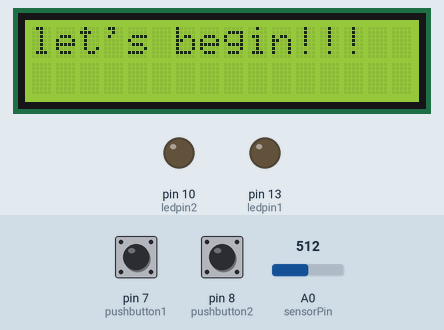
Recording of a sketch running on a simulated Arduino Uno, built with avr-gcc and run on an emulated ATmega328P. Parts: 16×2 character LCD, output pins drawn as LEDs (lit = HIGH). The test bench sets the inputs (shaded band); at power-on: pin 7 (pushbutton1) LOW, A0 (sensorPin) = 512, pin 8 (pushbutton2) LOW. Random numbers use the default seed unless the sketch sets one; what the sketch prints to the serial monitor is not drawn.

Above: at 1.2 s.
1.3 s: pin 7 (pushbutton1) pulled HIGH for 1 s
At 3.5 s:
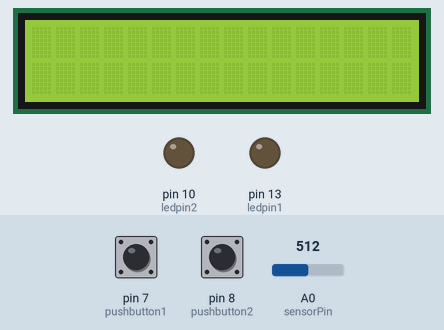
3.8 s: A0 (sensorPin) set to 90
At 5.6 s:
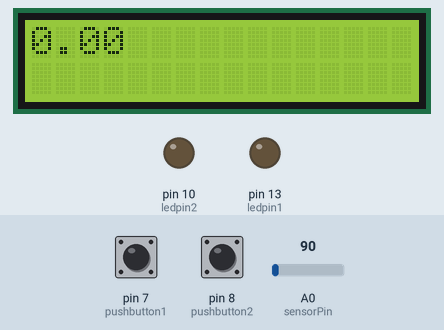
6.3 s: pin 7 (pushbutton1) pulled HIGH for 1 s
At 7.05 s:
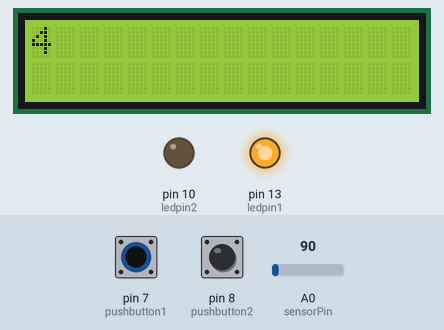
8.8 s: pin 8 (pushbutton2) pulled HIGH for 3.2 s
At 11.8 s:
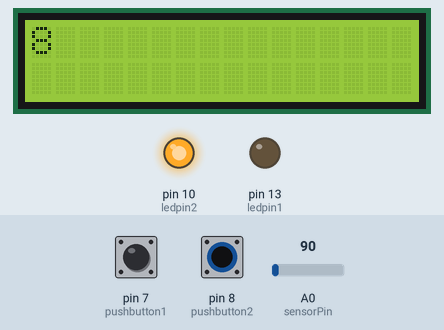
13.5 s: A0 (sensorPin) set to 96
16.5 s: A0 (sensorPin) set to 108
Timing chart, 0 to 19.5 s (numbered marks = the images above; inputs shaded):
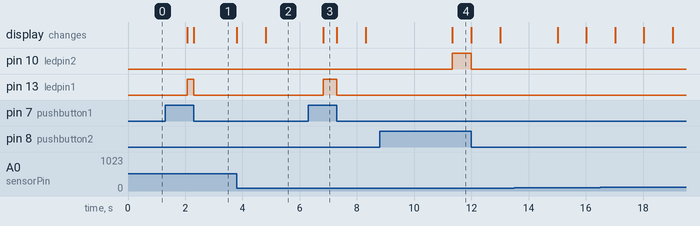

The sketch:

finalcode.ino
```cpp
#include<LiquidCrystal.h>
LiquidCrystal lcd(12, 11, 5, 4, 3, 2);
int sensorPin = A0; // select the input pin for ldr
int sv = 0;  //for ldr
int flag = 0;
int val = 0;  //read from push button
int pushbutton1 = 7;
int pushbutton2 = 8 ;
int ledpin1 = 13;
int ledpin2 = 10;
unsigned long t_time = 0, s_time, e_time, r_time;
int rounds = 0, Random = 0;
unsigned long TimeinEach(int pushbutton, int led)
{ s_time = millis();
  flag = 0;
  val = digitalRead(pushbutton);
  while (val != LOW)
  {
    val = digitalRead(pushbutton);
  }
  if (val == LOW)
  { digitalWrite(led, LOW);
    flag = 1;                    //push button is pressed
    sv = analogRead(sensorPin);
    lcd.clear();
  }
  while (sv > 100 && flag == 1) //getting back to lcd screen
  {
    digitalWrite(led, LOW);
    sv = analogRead(sensorPin);
  }

  e_time = millis();
  r_time = e_time - s_time;
  lcd.print(r_time/1000.0);
  return r_time;            //time talen in each round
}
void setup() {
  pinMode(pushbutton1, INPUT);
  pinMode(pushbutton2, INPUT);
  pinMode(ledpin1, OUTPUT);                      //digital inputs are to be defined not ldr one
  pinMode(ledpin2, OUTPUT);
  lcd.begin(16, 2);
  randomSeed(analogRead(A0));
  Serial.begin(115200); //sets serial port for communication
}

void loop() {
  lcd.setCursor(0, 0);
  lcd.print("let's begin!!!");
  Serial.println("let's begin!!!");
  delay(2000);

  lcd.clear();
  while (rounds < 10)
  {
    Random = random(1, 3); //generates 1 or 2
    if (Random == 1)
    {
      digitalWrite(ledpin1, HIGH);
      lcd.print(rounds + 1);
      t_time += TimeinEach(pushbutton1, ledpin1);
      delay(1000);
      lcd.clear();
      rounds++;
    }
    else
    { digitalWrite(ledpin2, HIGH);
      lcd.print(rounds + 1);
      t_time += TimeinEach(pushbutton2, ledpin2);
      delay(1000);
      lcd.clear();
      rounds++;

    }
  }
  lcd.print("You did it!!!");
  delay(1000);
  lcd.clear();
  lcd.print("your average");
  delay(1000);
  lcd.clear();
  lcd.print(t_time / 10000.0);  //average over 10 rounds
  lcd.print(" s");
  delay(1000);
  lcd.clear();
  delay(1000);
  lcd.print("ALL THE BEST");
  delay(2000);
}
```

Measured:
- after the input at 1.3 s, pin 13 (ledpin1): LOW → HIGH after 0.77 s, → LOW 0.23 s later
- after the input at 3.8 s, the display: first changes at once (image 2 shows a later state)
- after the input at 6.3 s, pin 13 (ledpin1): LOW → HIGH after 0.51 s, → LOW 0.49 s later; the display: changes after 0.51 s (image 3)
- after the input at 8.8 s, pin 10 (ledpin2): LOW → HIGH after 2.5 s, → LOW 0.68 s later; the display: changes after 2.5 s (image 4)
